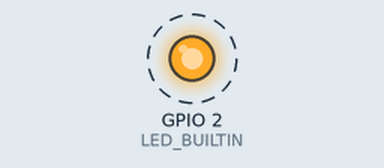
Simulated run of this program. Board: ESP8266 (NodeMCU). Shown: output pins drawn as LEDs (lit = HIGH, except the on-board LED, lit = LOW). Dashed ring = blinking. What the program prints to the serial monitor is not drawn.

Above: at 0.1 s.
Timing chart, 0 to 3.0 s (numbered marks = the images above):
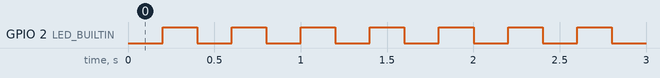

The program:

main.cpp
```cpp
#include <Arduino.h>

void setup() {
  // เริ่มต้นการสื่อสาร Serial ด้วยความเร็ว 115200 bps
  Serial.begin(115200);

  // กำหนดให้ขา LED บนบอร์ดเป็น Output
  pinMode(LED_BUILTIN, OUTPUT);
}

void loop() {
  digitalWrite(LED_BUILTIN, LOW);   // เปิดไฟ (NodeMCU ไฟติดเมื่อ logic LOW)
  Serial.println("ไฟติด");
  delay(200);                       // หน่วงเวลา 200 มิลลิวินาที (กะพริบเร็วขึ้น)

  digitalWrite(LED_BUILTIN, HIGH);  // ปิดไฟ
  Serial.println("ไฟดับ");
  delay(200);                       // หน่วงเวลา 200 มิลลิวินาที (กะพริบเร็วขึ้น)
}
```

Measured:
- by itself, GPIO 2 (LED_BUILTIN): alternates HIGH for 0.20 s and LOW for 0.20 s
